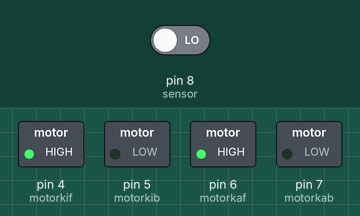
Simulated run of this sketch. Board: Arduino Uno, built with avr-gcc and run on an emulated ATmega328P. Shown: switched loads named in the sketch (green lamp = pin HIGH). Inputs (shaded band) come from the test bench; at power-on: pin 8 (sensor) LOW.

Above: at 1.2 s.
1.3 s: pin 8 (sensor) driven HIGH
At 2.0 s:
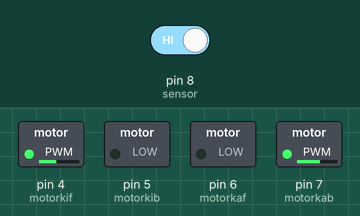
2.8 s: pin 8 (sensor) driven LOW
At 3.8 s:
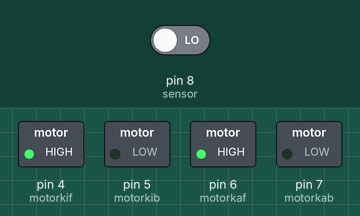
4.3 s: pin 8 (sensor) driven HIGH
At 5.5 s:
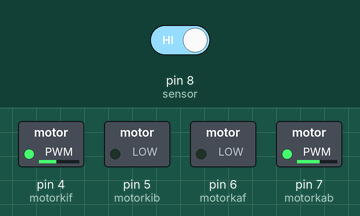
5.8 s: pin 8 (sensor) driven LOW
At 6.1 s:
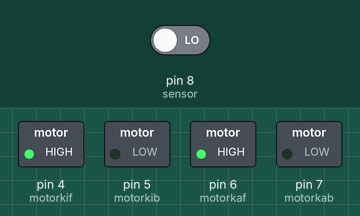
Timing chart, 0 to 8.3 s (numbered marks = the images above; inputs shaded):
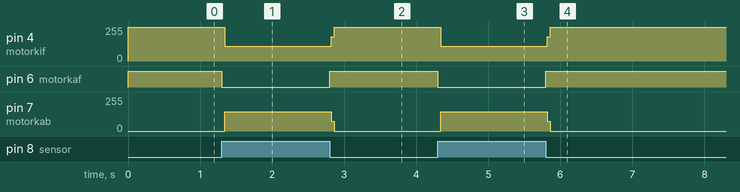

Measured:
- after the input at 1.3 s, pin 4 (motorkif): 255/255 → 110/255 at once; pin 6 (motorkaf): HIGH → LOW at once; pin 7 (motorkab): 0/255 → 145/255 at once
- after the input at 2.8 s, pin 4 (motorkif): 110/255 → 255/255 at once; pin 6 (motorkaf): LOW → HIGH at once; pin 7 (motorkab): 145/255 → 0/255 at once
- after the input at 4.3 s, pin 4 (motorkif): 255/255 → 109/255 at once; pin 6 (motorkaf): HIGH → LOW at once; pin 7 (motorkab): 0/255 → 144/255 at once
- after the input at 5.8 s, pin 4 (motorkif): 109/255 → 255/255 at once; pin 6 (motorkaf): LOW → HIGH at once; pin 7 (motorkab): 144/255 → 0/255 at once

The sketch:

line_follower.ino
```cpp
/*
 * Robot pengikut garis (line follower)
 * Pin 8 dan 9 adalah input sensor garis
 * Pin 4 dan 5 untuk drive motor kiri
 * Pin 6 dan 7 untuk drive motor kanan
 * free to use
 * jangn lupa Subscribe ya bro
 * dukung channel saya
 */

#define motorkif 4  //motor kiri maju
#define motorkib 5  //motor kiri mundur
#define motorkaf 6  //motor kanan maju
#define motorkab 7  //motor kanan mundur

void setup() {
//Menentukan mode untuk masing-masing pin
pinMode(motorkif,OUTPUT);
pinMode(motorkib,OUTPUT);
pinMode(motorkaf,OUTPUT);
pinMode(motorkab,OUTPUT);
pinMode(8,INPUT);
pinMode(9,INPUT);
}

void loop() {

int sensorki=digitalRead(7); //baca sensor kiri
int sensorka=digitalRead(8); //baca sensor kanan

if((sensorki==LOW) && (sensorka==LOW))
{
//kedua sensor tidak mengenai garis hitam
//gerak maju
digitalWrite(motorkaf,HIGH);
digitalWrite(motorkab,LOW);
digitalWrite(motorkif,HIGH);
digitalWrite(motorkib,LOW);
}

else if((sensorki==HIGH) && (sensorka==LOW))
{
//sensor kiri mendeteksi garis hitam
//belok kiri
digitalWrite(motorkaf,HIGH);
digitalWrite(motorkab,LOW);
digitalWrite(motorkif,LOW);
digitalWrite(motorkib,HIGH);
}

else if((sensorki==LOW) && (sensorka==HIGH))
{
//sensor kanan mendeteksi garis hitam
//belok kanan
digitalWrite(motorkaf,LOW);
digitalWrite(motorkab,HIGH);
digitalWrite(motorkif,HIGH);
digitalWrite(motorkib,LOW);
}

else
{
//kedua sensor mendeteksi garis
//stop
digitalWrite(motorkaf,LOW);
digitalWrite(motorkif,LOW);
digitalWrite(motorkab,LOW);
digitalWrite(motorkib,LOW);

}

}
```
